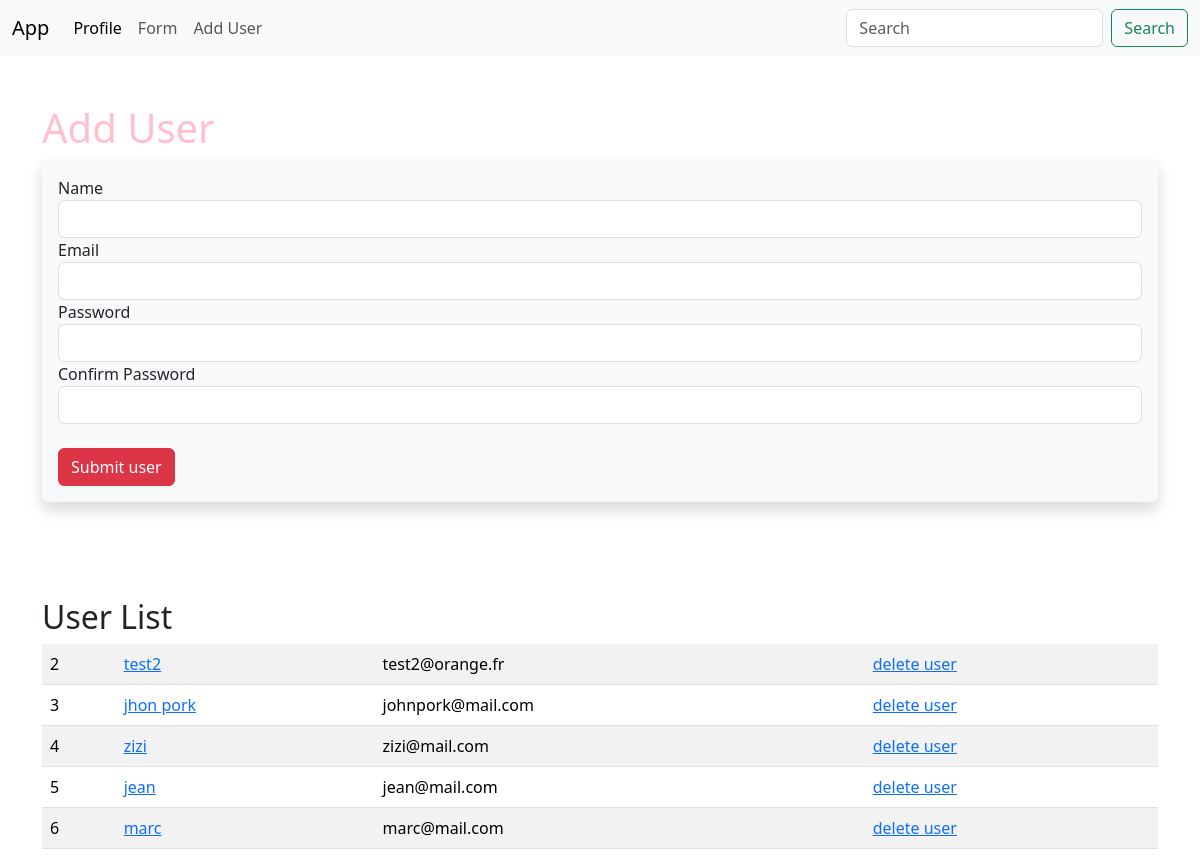
The page /user/add on the database as committed earlier.
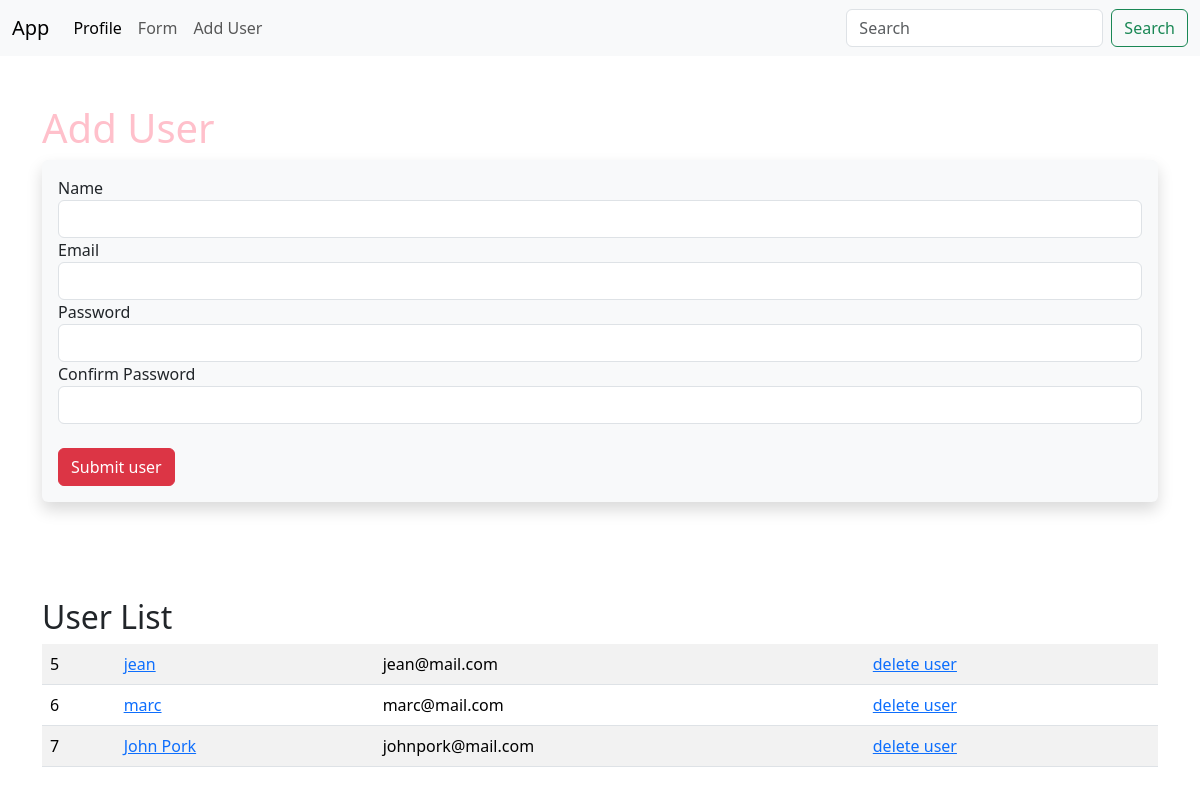
The same page on the database as committed later.
### app.py (models this page shows, shortened)
class Users(db.Model):
    id = db.Column(db.Integer, primary_key=True)
    name = db.Column(db.String(100), nullable=False)
    email = db.Column(db.String(100), nullable=False, unique=True)
    date_added = db.Column(db.DateTime, default=datetime.now())
    password_hash = db.Column(db.String(128))
    @property
    def password(self):
        raise AttributeError('Password is not a readable attribute')

### app.py (the view, shortened to what this page needs)
@app.route('/user/add', methods=['GET', 'POST'])
def add_user():
    name = None
    form = UserForm()
    our_users = Users.query.order_by(Users.date_added)
    return render_template('add_user.html',
                            form=form,
                            name=name,
                            our_users=our_users)

### app.py
class UserForm(FlaskForm):
    name = StringField('Name', validators=[DataRequired()])
    email = StringField('Email', validators=[DataRequired()])
    submit = SubmitField('Submit user')
    password_hash = PasswordField('Password',
                                  validators=[DataRequired(), EqualTo('password_hash2', message='Passwords not matching')])
    password_hash2 = PasswordField('Confirm Password',
                                   validators=[DataRequired()])

### templates/add_user.html (shortened to what this page needs)
{% extends 'base.html' %}
{% block content%}
    {% if name %}
        <p>
        Salut <strong>{{ name }} </strong>
    {% else %}
        <h1>Add User</h1>
        <div class="shadow p-3 mb-5 bg-body-tertiary rounded">
            <form method="POST">
                <div>
                    {{ form.name.label }} {{ form.name(class="form-control") }}
                </div>
                <div>
                    {{ form.email.label }} {{ form.email(class="form-control") }}
                </div>
                <div>
                    {{ form.password_hash.label }} {{ form.password_hash(class="form-control") }}
                </div>
                <div>
                    {{ form.password_hash2.label }} {{ form.password_hash2(class="form-control") }}
                </div>
                <div>
                    <br>
                    {{form.submit(class="btn btn-danger")}}
                </div>
            </form>
        </div>
    {% endif %}
    <br><br>
    <h2>User List</h2>
    <table class="table table-striped table-hover">
    {% for our_user in our_users %}
        <tr>
            <td>{{ our_user.id }}</td>
            <td><a href="{{ url_for('update', id=our_user.id )}}">{{ our_user.name }}</a></td>
            <td>{{ our_user.email }}</td>
            <td><a href="{{ url_for('delete', id=our_user.id )}}">delete user</a></td>
        </tr>
    {% endfor %}
    </table>
{% endblock %}

### templates/base.html (shortened to what this page needs)
<!doctype html>
<html lang="en">
  <head>
    <link href="https://cdn.jsdelivr.net/npm/bootstrap@5.3.3/dist/css/bootstrap.min.css" rel="stylesheet">
    <link href="{{url_for('static', filename='css/style.css')}}" rel="stylesheet">
  </head>
  <body>
    {% include 'navbar.html' %}
    <div class="container">
        <br></br>
        {% block content%}
        {% endblock %}
    </div>
  </body>
</html>

### templates/navbar.html (shortened to what this page needs)
<nav class="navbar navbar-expand-lg bg-body-tertiary">
    <div class="container-fluid">
      <a class="navbar-brand" href="{{url_for('home')}}">App</a>
      <div class="collapse navbar-collapse" id="navbarSupportedContent">
        <ul class="navbar-nav me-auto mb-2 mb-lg-0">
          <li class="nav-item">
            <a class="nav-link active" aria-current="page" href="{{url_for('user', name='jhon')}}">Profile</a>
          </li>
          <li class="nav-item">
            <a class="nav-link" href="{{url_for('form')}}">Form</a>
          </li>
          <li class="nav-item">
            <a class="nav-link" href="{{url_for('add_user')}}">Add User</a>
          </li>
        </ul>
        <form class="d-flex" role="search">
          <input class="form-control me-2" type="search" placeholder="Search" aria-label="Search">
          <button class="btn btn-outline-success" type="submit">Search</button>
        </form>
      </div>
    </div>
  </nav>

### static/css/style.css (style rules this page uses)
h1 { color: pink }

Rows that differ between the two databases and show on the page:
removed Users: id "2", name "test2", email "test2@orange.fr"
removed Users: id "3", name "jhon pork", email "johnpork@mail.com"
removed Users: id "4", name "zizi", email "zizi@mail.com"
added Users: id "7", name "John Pork", email "johnpork@mail.com"
